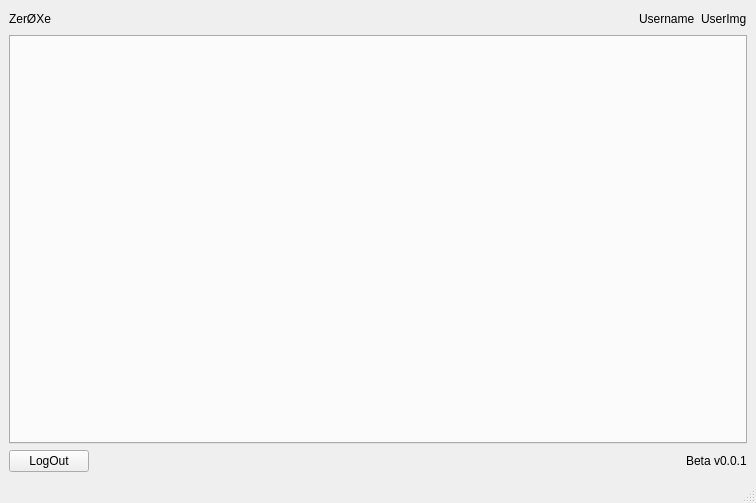
<?xml version="1.0" encoding="UTF-8"?>
<ui version="4.0">
 <class>MainWindow</class>
 <widget class="QMainWindow" name="MainWindow">
  <property name="geometry">
   <rect>
    <x>0</x>
    <y>0</y>
    <width>756</width>
    <height>503</height>
   </rect>
  </property>
  <property name="windowTitle">
   <string>MainWindow</string>
  </property>
  <widget class="QWidget" name="centralwidget">
   <layout class="QGridLayout" name="gridLayout">
    <item row="2" column="0">
     <layout class="QHBoxLayout" name="horizontalLayout_footer">
      <item>
       <widget class="QPushButton" name="pushButton_logOut">
        <property name="text">
         <string>LogOut</string>
        </property>
       </widget>
      </item>
      <item>
       <spacer name="horizontalSpacer_footer">
        <property name="orientation">
         <enum>Qt::Orientation::Horizontal</enum>
        </property>
        <property name="sizeHint" stdset="0">
         <size>
          <width>40</width>
          <height>20</height>
         </size>
        </property>
       </spacer>
      </item>
      <item>
       <widget class="QLabel" name="label_buildVersion">
        <property name="maximumSize">
         <size>
          <width>16777215</width>
          <height>25</height>
         </size>
        </property>
        <property name="text">
         <string>Beta v0.0.1</string>
        </property>
       </widget>
      </item>
     </layout>
    </item>
    <item row="0" column="0">
     <layout class="QHBoxLayout" name="horizontalLayout_header">
      <item>
       <widget class="QLabel" name="label_programName">
        <property name="text">
         <string>ZerØXe</string>
        </property>
       </widget>
      </item>
      <item>
       <spacer name="horizontalSpacer_header">
        <property name="orientation">
         <enum>Qt::Orientation::Horizontal</enum>
        </property>
        <property name="sizeHint" stdset="0">
         <size>
          <width>40</width>
          <height>20</height>
         </size>
        </property>
       </spacer>
      </item>
      <item>
       <widget class="QLabel" name="label_username">
        <property name="maximumSize">
         <size>
          <width>16777215</width>
          <height>25</height>
         </size>
        </property>
        <property name="text">
         <string>Username</string>
        </property>
       </widget>
      </item>
      <item>
       <widget class="QLabel" name="label_userimage">
        <property name="text">
         <string>UserImg</string>
        </property>
       </widget>
      </item>
     </layout>
    </item>
    <item row="1" column="0">
     <widget class="QTabWidget" name="tabWidget">
      <property name="currentIndex">
       <number>-1</number>
      </property>
     </widget>
    </item>
   </layout>
  </widget>
  <widget class="QMenuBar" name="menubar">
   <property name="geometry">
    <rect>
     <x>0</x>
     <y>0</y>
     <width>756</width>
     <height>30</height>
    </rect>
   </property>
  </widget>
  <widget class="QStatusBar" name="statusbar"/>
 </widget>
 <resources/>
 <connections/>
</ui>
